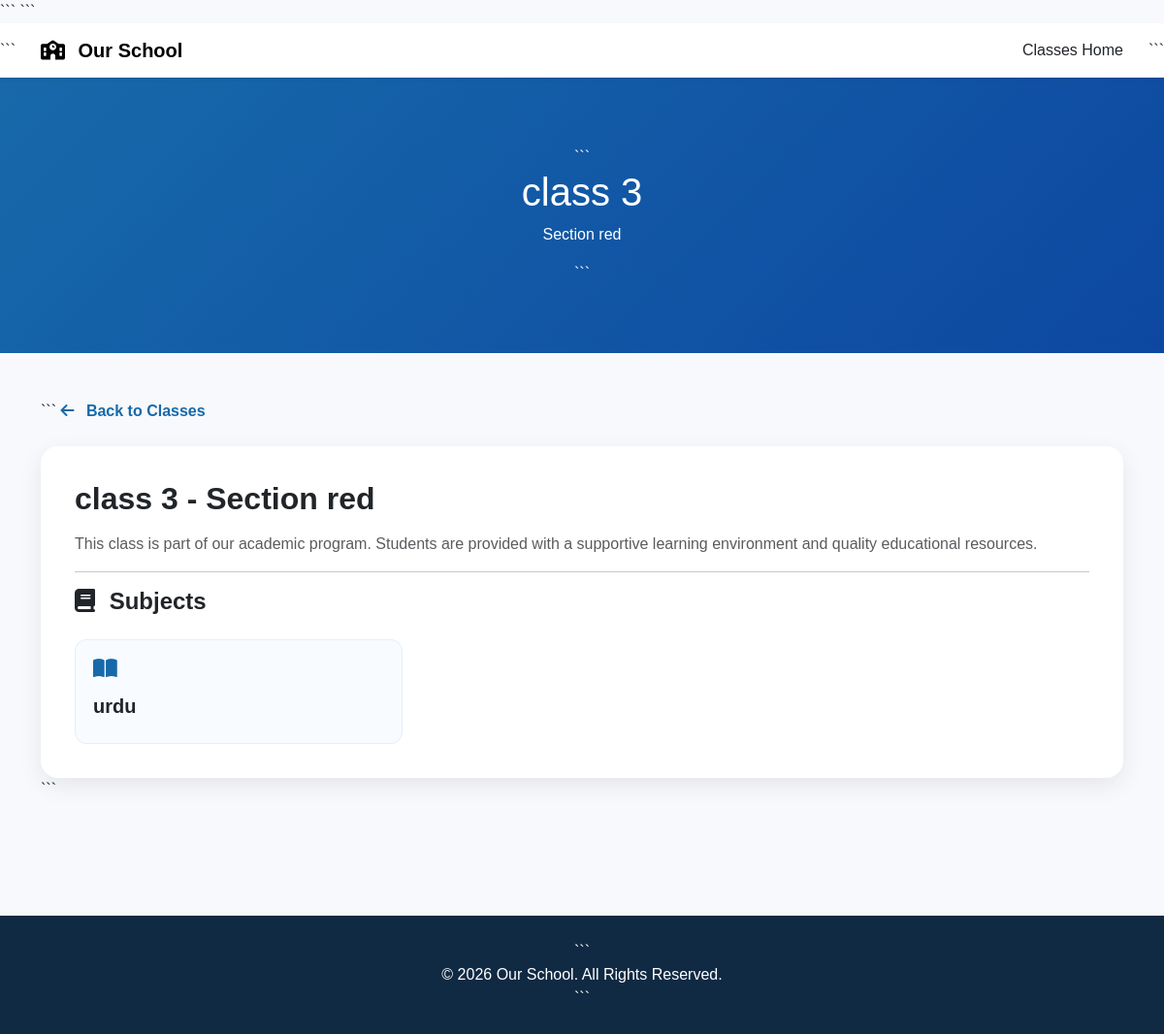
/classes/3/, run on the app's committed database.
### schoolapp/models.py (models this page shows, shortened)
class SchoolClass(models.Model):
    name = models.CharField(max_length=20)
    section = models.CharField(max_length=20)

class Subject(models.Model):
    name = models.CharField(max_length=20)
    school_class = models.ForeignKey(
        SchoolClass,
        on_delete=models.CASCADE,
        related_name='subjects'
    )

### schoolapp/views.py (the view)
# urls.py: path('classes/<int:class_id>/', views.class_detail, name='class_detail'),
def class_detail(request, class_id):
    school_class = get_object_or_404(
        SchoolClass,
        id=class_id
    )
    subjects = school_class.subjects.all()
    return render(
        request,
        'schoolapp/class_detail.html',
        {
            'school_class': school_class,
            'subjects': subjects
        }
    )

### templates/schoolapp/class_detail.html (shortened to what this page needs)
{% load static %}
<!DOCTYPE html>
<html lang="en">
<head>
<link href="https://cdn.jsdelivr.net/npm/bootstrap@5.3.3/dist/css/bootstrap.min.css"
      rel="stylesheet">
<link rel="stylesheet"
      href="https://cdnjs.cloudflare.com/ajax/libs/font-awesome/6.5.2/css/all.min.css">
```
</head>
<body>
<nav class="navbar navbar-expand-lg bg-white shadow-sm">
```
<div class="container">
    <a class="navbar-brand fw-bold"
       href="{% url 'home' %}">
        <i class="fa-solid fa-school me-2"></i>
        Our School
    </a>
    <div>
        <a class="nav-link d-inline-block"
           href="{% url 'classes' %}">
            Classes
        </a>
        <a class="nav-link d-inline-block"
           href="{% url 'home' %}">
            Home
        </a>
    </div>
</div>
```
</nav>
<section class="hero">
```
<h1>
    {{ school_class.name }}
</h1>
<p>
    Section {{ school_class.section }}
</p>
```
</section>
<div class="container py-5">
```
<a href="{% url 'classes' %}"
   class="back-btn">
    <i class="fa-solid fa-arrow-left me-2"></i>
    Back to Classes
</a>
<div class="content-card mt-4">
    <h2 class="fw-bold mb-3">
        {{ school_class.name }}
        -
        Section {{ school_class.section }}
    </h2>
    <p class="text-muted">
        This class is part of our academic program.
        Students are provided with a supportive learning
        environment and quality educational resources.
    </p>
    <hr>
    <h4 class="fw-bold mb-4">
        <i class="fa-solid fa-book me-2"></i>
        Subjects
    </h4>
    <div class="row g-3">
        {% for subject in subjects %}
        <div class="col-md-6 col-lg-4">
            <div class="subject-card">
                <i class="fa-solid fa-book-open mb-2"></i>
                <h5 class="fw-bold mt-2">
                    {{ subject.name }}
                </h5>
            </div>
        </div>
        {% endfor %}
    </div>
</div>
```
</div>
<footer>
```
<p class="mb-0">
    © 2026 Our School. All Rights Reserved.
</p>
```
</footer>
</body>
</html>

### templates/schoolapp/class_detail.html (style rules this page uses)
body { background: #f7f9fc; font-family: Arial, sans-serif; }
.hero { background: linear-gradient( 135deg, #1769aa, #0d47a1 ); color: white; padding: 70px 20px; text-align: center; }
.content-card { background: white; border-radius: 18px; padding: 35px; box-shadow: 0 8px 25px rgba(0,0,0,0.08); }
.subject-card { background: #f8fbff; border: 1px solid #e5eef7; border-radius: 12px; padding: 18px; height: 100%; }
.subject-card i { color: #1769aa; font-size: 22px; }
.back-btn { text-decoration: none; color: #1769aa; font-weight: 600; }
footer { background: #102a43; color: white; padding: 25px; margin-top: 70px; text-align: center; }

### data on the page
SchoolClass: name "class 3", section "red"
Subject: name "urdu"
